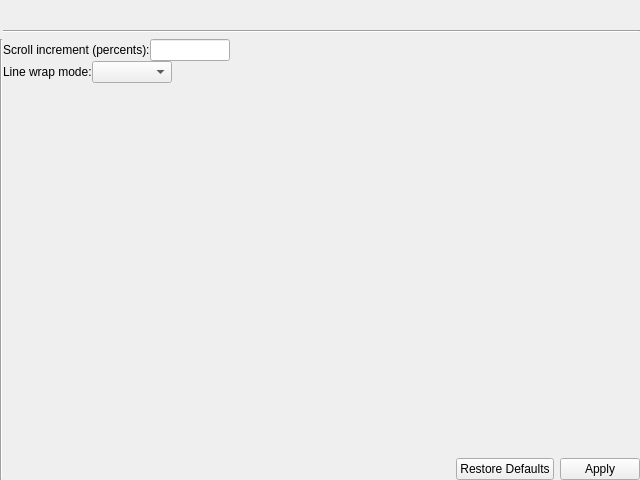
<?xml version="1.0" encoding="UTF-8"?>
<ui version="4.0">
 <class>AbstractTextGuiSettings</class>
 <widget class="QWidget" name="AbstractTextGuiSettings">
  <property name="geometry">
   <rect>
    <x>0</x>
    <y>0</y>
    <width>640</width>
    <height>480</height>
   </rect>
  </property>
  <property name="windowTitle">
   <string>Form</string>
  </property>
  <layout class="QGridLayout" name="gridLayout">
   <property name="leftMargin">
    <number>0</number>
   </property>
   <property name="topMargin">
    <number>6</number>
   </property>
   <property name="rightMargin">
    <number>0</number>
   </property>
   <property name="bottomMargin">
    <number>0</number>
   </property>
   <property name="horizontalSpacing">
    <number>0</number>
   </property>
   <item row="0" column="1">
    <widget class="QLabel" name="settingsNameLabel">
     <property name="sizePolicy">
      <sizepolicy hsizetype="Expanding" vsizetype="Maximum">
       <horstretch>0</horstretch>
       <verstretch>0</verstretch>
      </sizepolicy>
     </property>
     <property name="font">
      <font>
       <pointsize>12</pointsize>
       <weight>75</weight>
       <bold>true</bold>
      </font>
     </property>
     <property name="text">
      <string/>
     </property>
    </widget>
   </item>
   <item row="1" column="1">
    <widget class="Line" name="line">
     <property name="orientation">
      <enum>Qt::Horizontal</enum>
     </property>
    </widget>
   </item>
   <item row="2" column="1">
    <layout class="QGridLayout" name="gridLayout_5">
     <item row="4" column="0">
      <layout class="QGridLayout" name="gridLayout_7">
       <item row="0" column="1">
        <widget class="QDialogButtonBox" name="buttonBox">
         <property name="sizePolicy">
          <sizepolicy hsizetype="Fixed" vsizetype="Fixed">
           <horstretch>0</horstretch>
           <verstretch>0</verstretch>
          </sizepolicy>
         </property>
         <property name="standardButtons">
          <set>QDialogButtonBox::Apply|QDialogButtonBox::RestoreDefaults</set>
         </property>
        </widget>
       </item>
       <item row="0" column="0">
        <spacer name="horizontalSpacer">
         <property name="orientation">
          <enum>Qt::Horizontal</enum>
         </property>
         <property name="sizeHint" stdset="0">
          <size>
           <width>40</width>
           <height>20</height>
          </size>
         </property>
        </spacer>
       </item>
      </layout>
     </item>
     <item row="2" column="0">
      <spacer name="verticalSpacer">
       <property name="orientation">
        <enum>Qt::Vertical</enum>
       </property>
       <property name="sizeHint" stdset="0">
        <size>
         <width>20</width>
         <height>40</height>
        </size>
       </property>
      </spacer>
     </item>
     <item row="0" column="0">
      <layout class="QGridLayout" name="gridLayout_6">
       <item row="1" column="2">
        <spacer name="horizontalSpacer_2">
         <property name="orientation">
          <enum>Qt::Horizontal</enum>
         </property>
         <property name="sizeHint" stdset="0">
          <size>
           <width>40</width>
           <height>20</height>
          </size>
         </property>
        </spacer>
       </item>
       <item row="1" column="0">
        <widget class="QLabel" name="incrementLabel">
         <property name="sizePolicy">
          <sizepolicy hsizetype="Fixed" vsizetype="Preferred">
           <horstretch>0</horstretch>
           <verstretch>0</verstretch>
          </sizepolicy>
         </property>
         <property name="text">
          <string>Scroll increment (percents):</string>
         </property>
        </widget>
       </item>
       <item row="1" column="1">
        <widget class="QLineEdit" name="incrementLineEdit">
         <property name="sizePolicy">
          <sizepolicy hsizetype="Fixed" vsizetype="Fixed">
           <horstretch>0</horstretch>
           <verstretch>0</verstretch>
          </sizepolicy>
         </property>
         <property name="minimumSize">
          <size>
           <width>80</width>
           <height>0</height>
          </size>
         </property>
         <property name="maximumSize">
          <size>
           <width>80</width>
           <height>16777215</height>
          </size>
         </property>
        </widget>
       </item>
      </layout>
     </item>
     <item row="1" column="0">
      <layout class="QGridLayout" name="gridLayout_3">
       <item row="0" column="0">
        <widget class="QLabel" name="label">
         <property name="sizePolicy">
          <sizepolicy hsizetype="Fixed" vsizetype="Preferred">
           <horstretch>0</horstretch>
           <verstretch>0</verstretch>
          </sizepolicy>
         </property>
         <property name="text">
          <string>Line wrap mode:</string>
         </property>
        </widget>
       </item>
       <item row="0" column="1">
        <widget class="QComboBox" name="lineWrapComboBox">
         <property name="sizePolicy">
          <sizepolicy hsizetype="Fixed" vsizetype="Fixed">
           <horstretch>0</horstretch>
           <verstretch>0</verstretch>
          </sizepolicy>
         </property>
         <property name="minimumSize">
          <size>
           <width>80</width>
           <height>0</height>
          </size>
         </property>
         <property name="maximumSize">
          <size>
           <width>80</width>
           <height>16777215</height>
          </size>
         </property>
        </widget>
       </item>
       <item row="0" column="2">
        <spacer name="horizontalSpacer_3">
         <property name="orientation">
          <enum>Qt::Horizontal</enum>
         </property>
         <property name="sizeHint" stdset="0">
          <size>
           <width>40</width>
           <height>20</height>
          </size>
         </property>
        </spacer>
       </item>
      </layout>
     </item>
    </layout>
   </item>
   <item row="2" column="0">
    <widget class="Line" name="line_2">
     <property name="orientation">
      <enum>Qt::Vertical</enum>
     </property>
    </widget>
   </item>
  </layout>
 </widget>
 <resources/>
 <connections/>
</ui>
